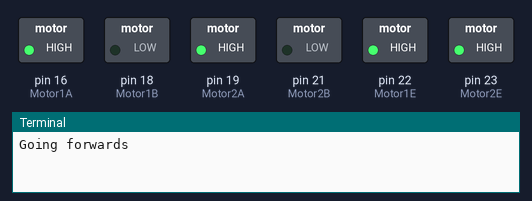
The program below on a simulated Raspberry Pi (header pin numbers). Parts: switched loads named in the program (green lamp = pin HIGH), the last lines printed to the terminal. At 8.0 s the program stops and its outputs stay as they are.

Above: at 0.1 s.
At 4.1 s:
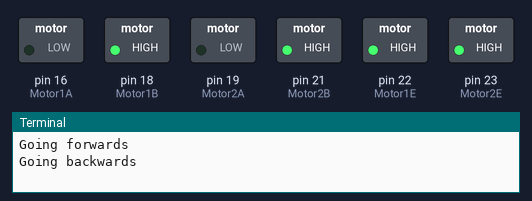
At 8.1 s:
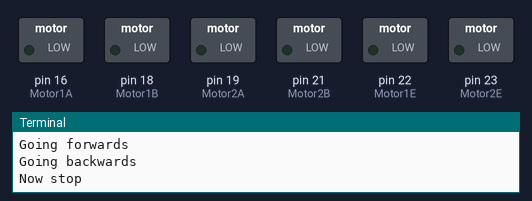
Timing chart, 0 to 9.5 s (numbered marks = the images above):
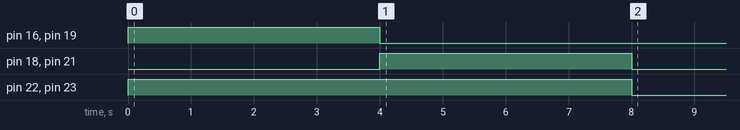

Measured:
- by itself, pin 16 (Motor1A), pin 19 (Motor2A): LOW → HIGH at 0.00 s, → LOW 4.0 s later
- by itself, pin 18 (Motor1B), pin 21 (Motor2B): LOW → HIGH at 4.0 s, → LOW 4.0 s later
- by itself, pin 22 (Motor1E), pin 23 (Motor2E): LOW → HIGH at 0.00 s, → LOW 8.0 s later

The program:

evenmore.py
```python
import RPi.GPIO as GPIO
from time import sleep

GPIO.setmode(GPIO.BOARD)

Motor1A = 16
Motor1B = 18
Motor1E = 22

Motor2A = 19
Motor2B = 21
Motor2E = 23

GPIO.setup(Motor1A,GPIO.OUT)
GPIO.setup(Motor1B,GPIO.OUT)
GPIO.setup(Motor1E,GPIO.OUT)

GPIO.setup(Motor2A,GPIO.OUT)
GPIO.setup(Motor2B,GPIO.OUT)
GPIO.setup(Motor2E,GPIO.OUT)

print "Going forwards"
GPIO.output(Motor1A,GPIO.HIGH)
GPIO.output(Motor1B,GPIO.LOW)
GPIO.output(Motor1E,GPIO.HIGH)

GPIO.output(Motor2A,GPIO.HIGH)
GPIO.output(Motor2B,GPIO.LOW)
GPIO.output(Motor2E,GPIO.HIGH)

sleep(4)

print "Going backwards"
GPIO.output(Motor1A,GPIO.LOW)
GPIO.output(Motor1B,GPIO.HIGH)
GPIO.output(Motor1E,GPIO.HIGH)

GPIO.output(Motor2A,GPIO.LOW)
GPIO.output(Motor2B,GPIO.HIGH)
GPIO.output(Motor2E,GPIO.HIGH)

sleep(4)

print "Now stop"
GPIO.output(Motor1E,GPIO.LOW)
GPIO.output(Motor2E,GPIO.LOW)

GPIO.cleanup()
```
